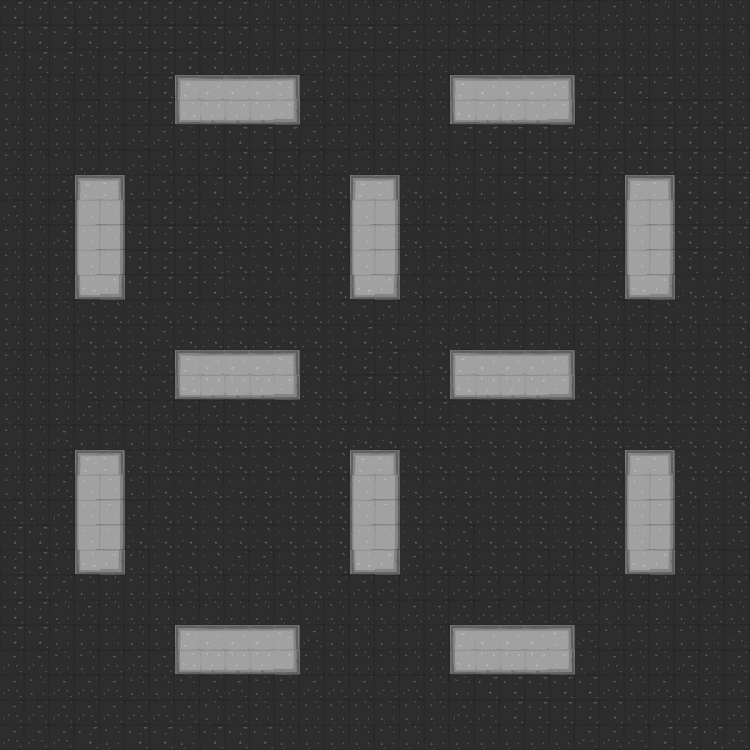

This game map was drawn from its Tiled (.tmx) file and the tilesets committed beside it. A one-line description and the trimmed map source follow:
An orthogonal 30x30 tile map with 25x25 px tiles, 2 tile layers (bg, walls) and 75 objects (1, 2, 3, 4, 5, ...).

<map version="1.0" tiledversion="1.0.2" orientation="orthogonal" renderorder="right-down" width="30" height="30" tilewidth="25" tileheight="25" nextobjectid="394">
 <tileset firstgid="1" name="dungeon" tilewidth="25" tileheight="25" tilecount="48" columns="16">
  <image source="dungeon-tiles.png" width="400" height="75" />
 </tileset>
 <layer name="bg" width="30" height="30">
  <data>[900 cells, 900 non-empty, 4 distinct tile ids]</data>
 </layer>
 <layer name="walls" width="30" height="30">
  <data>[900 cells, 120 non-empty, 8 distinct tile ids]</data>
 </layer>
 <objectgroup name="navmesh" visible="0">
  <object id="264" x="0" y="0" width="175" height="175" />
  <object id="265" x="300" y="0" width="150" height="175" />
  <object id="266" x="575" y="0" width="175" height="175" />
  <object id="267" x="175" y="0" width="125" height="75" />
  <object id="268" x="450" y="0" width="125" height="75" />
  <object id="269" x="0" y="300" width="175" height="150" />
  <object id="270" x="0" y="175" width="75" height="125" />
  <object id="271" x="0" y="450" width="75" height="125" />
  <object id="272" x="0" y="575" width="175" height="175" />
  <object id="273" x="300" y="575" width="150" height="175" />
  <object id="274" x="575" y="575" width="175" height="175" />
  <object id="275" x="575" y="300" width="175" height="150" />
  <object id="276" x="675" y="175" width="75" height="125" />
  <object id="277" x="675" y="450" width="75" height="125" />
  <object id="278" x="175" y="675" width="125" height="75" />
  <object id="279" x="450" y="675" width="125" height="75" />
  <object id="280" x="175" y="125" width="125" height="225" />
  <object id="281" x="450" y="125" width="125" height="225" />
  <object id="282" x="175" y="400" width="125" height="225" />
  <object id="283" x="450" y="400" width="125" height="225" />
  <object id="284" x="575" y="175" width="50" height="125" />
  <object id="285" x="575" y="450" width="50" height="125" />
  <object id="286" x="125" y="450" width="50" height="125" />
  <object id="287" x="125" y="175" width="50" height="125" />
  <object id="288" x="400" y="175" width="50" height="400" />
  <object id="289" x="300" y="175" width="50" height="400" />
  <object id="290" x="350" y="300" width="50" height="150" />
 </objectgroup>
 <objectgroup name="navmesh-shrunken" visible="0">
  <object id="367" x="0" y="0" width="162.5" height="162.5" />
  <object id="368" x="312.5" y="0" width="125" height="162.5" />
  <object id="369" x="587.5" y="0" width="162.5" height="162.5" />
  <object id="370" x="162.5" y="0" width="150" height="62.5" />
  <object id="371" x="437.5" y="0" width="150" height="62.5" />
  <object id="372" x="0" y="312.5" width="162.5" height="125" />
  <object id="373" x="0" y="162.5" width="62.5" height="150" />
  <object id="374" x="0" y="437.5" width="62.5" height="150" />
  <object id="375" x="0" y="587.5" width="162.5" height="162.5" />
  <object id="376" x="312.5" y="587.5" width="125" height="162.5" />
  <object id="377" x="587.5" y="587.5" width="162.5" height="162.5" />
  <object id="378" x="587.5" y="312.5" width="162.5" height="125" />
  <object id="379" x="687.5" y="162.5" width="62.5" height="150" />
  <object id="380" x="687.5" y="437.5" width="62.5" height="150" />
  <object id="381" x="162.5" y="687.5" width="150" height="62.5" />
  <object id="382" x="437.5" y="687.5" width="150" height="62.5" />
  <object id="383" x="162.5" y="137.5" width="150" height="200" />
  <object id="384" x="437.5" y="137.5" width="150" height="200" />
  <object id="385" x="162.5" y="412.5" width="150" height="200" />
  <object id="386" x="437.5" y="412.5" width="150" height="200" />
  <object id="387" x="587.5" y="162.5" width="25" height="150" />
  <object id="388" x="587.5" y="437.5" width="25" height="150" />
  <object id="389" x="137.5" y="437.5" width="25" height="150" />
  <object id="390" x="137.5" y="162.5" width="25" height="150" />
  <object id="391" x="412.5" y="162.5" width="25" height="425" />
  <object id="392" x="312.5" y="162.5" width="25" height="425" />
  <object id="393" x="337.5" y="312.5" width="75" height="125" />
 </objectgroup>
 <objectgroup name="vertical-paths" visible="0">
  <object id="98" x="150" y="25">
   <polyline points="0,0 0,700" />
  </object>
  <object id="99" x="600" y="25">
   <polyline points="0,0 0,700" />
  </object>
  <object id="100" x="323" y="23">
   <polyline points="0,0 2,702" />
  </object>
  <object id="101" x="425" y="25">
   <polyline points="0,0 0,700" />
  </object>
  <object id="102" x="37" y="25">
   <polyline points="0,0 0,701" />
  </object>
  <object id="103" x="700" y="26">
   <polyline points="0,0 2,699" />
  </object>
 </objectgroup>
 <objectgroup name="horizontal-paths" visible="0">
  <object id="110" x="25" y="25">
   <polyline points="0,0 700,0" />
  </object>
  <object id="111" x="25" y="325">
   <polyline points="0,0 700,0" />
  </object>
  <object id="112" x="25" y="425">
   <polyline points="0,0 700,0" />
  </object>
  <object id="113" x="25" y="725">
   <polyline points="0,0 700,0" />
  </object>
  <object id="114" x="25" y="150">
   <polyline points="0,0 700,0" />
  </object>
  <object id="115" x="25" y="600">
   <polyline points="0,0 700,0" />
  </object>
 </objectgroup>
 <objectgroup name="pickups" visible="0">
  <object id="136" name="1" x="225" y="225" width="25" height="25" />
  <object id="137" name="2" x="500" y="225" width="25" height="25" />
  <object id="138" name="3" x="225" y="500" width="25" height="25" />
  <object id="139" name="4" x="500" y="500" width="25" height="25" />
  <object id="140" name="5" x="362.5" y="87.5" width="25" height="25" />
  <object id="141" name="6" x="637.5" y="368.75" width="25" height="25" />
  <object id="142" name="7" x="362.5" y="637.5" width="25" height="25" />
  <object id="143" name="8" x="87.5" y="362.5" width="25" height="25" />
  <object id="144" name="9" x="362.5" y="362.5" width="25" height="25" />
 </objectgroup>
</map>
